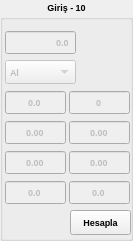
        <widget class="QGroupBox" name="groupBox_14">
         <property name="geometry">
          <rect>
           <x>1197</x>
           <y>60</y>
           <width>133</width>
           <height>241</height>
          </rect>
         </property>
         <property name="font">
          <font>
           <pointsize>7</pointsize>
           <weight>75</weight>
           <bold>true</bold>
          </font>
         </property>
         <property name="layoutDirection">
          <enum>Qt::LeftToRight</enum>
         </property>
         <property name="title">
          <string>Giriş - 10</string>
         </property>
         <property name="alignment">
          <set>Qt::AlignCenter</set>
         </property>
         <widget class="QDoubleSpinBox" name="doubleSpinBox_v_p10">
          <property name="enabled">
           <bool>false</bool>
          </property>
          <property name="geometry">
           <rect>
            <x>5</x>
            <y>30</y>
            <width>71</width>
            <height>25</height>
           </rect>
          </property>
          <property name="font">
           <font>
            <pointsize>7</pointsize>
            <weight>75</weight>
            <bold>true</bold>
           </font>
          </property>
          <property name="layoutDirection">
           <enum>Qt::LeftToRight</enum>
          </property>
          <property name="autoFillBackground">
           <bool>false</bool>
          </property>
          <property name="alignment">
           <set>Qt::AlignRight|Qt::AlignTrailing|Qt::AlignVCenter</set>
          </property>
          <property name="buttonSymbols">
           <enum>QAbstractSpinBox::NoButtons</enum>
          </property>
          <property name="decimals">
           <number>1</number>
          </property>
          <property name="maximum">
           <double>9999.000000000000000</double>
          </property>
         </widget>
         <widget class="QComboBox" name="comboBox_tel_p10">
          <property name="enabled">
           <bool>false</bool>
          </property>
          <property name="geometry">
           <rect>
            <x>5</x>
            <y>60</y>
            <width>71</width>
            <height>24</height>
           </rect>
          </property>
          <item>
           <property name="text">
            <string>Al</string>
           </property>
          </item>
          <item>
           <property name="text">
            <string>Cu</string>
           </property>
          </item>
          <item>
           <property name="text">
            <string>Diger</string>
           </property>
          </item>
         </widget>
         <widget class="QDoubleSpinBox" name="doubleSpinBox_h1_p_sipir_30">
          <property name="enabled">
           <bool>false</bool>
          </property>
          <property name="geometry">
           <rect>
            <x>69</x>
            <y>90</y>
            <width>61</width>
            <height>25</height>
           </rect>
          </property>
          <property name="alignment">
           <set>Qt::AlignCenter</set>
          </property>
          <property name="buttonSymbols">
           <enum>QAbstractSpinBox::NoButtons</enum>
          </property>
          <property name="decimals">
           <number>0</number>
          </property>
          <property name="maximum">
           <double>9000.000000000000000</double>
          </property>
         </widget>
         <widget class="QDoubleSpinBox" name="doubleSpinBox_h1_p_kesit_30">
          <property name="enabled">
           <bool>false</bool>
          </property>
          <property name="geometry">
           <rect>
            <x>69</x>
            <y>120</y>
            <width>61</width>
            <height>25</height>
           </rect>
          </property>
          <property name="font">
           <font>
            <pointsize>7</pointsize>
            <weight>75</weight>
            <bold>true</bold>
            <kerning>true</kerning>
           </font>
          </property>
          <property name="focusPolicy">
           <enum>Qt::WheelFocus</enum>
          </property>
          <property name="frame">
           <bool>true</bool>
          </property>
          <property name="alignment">
           <set>Qt::AlignCenter</set>
          </property>
          <property name="buttonSymbols">
           <enum>QAbstractSpinBox::NoButtons</enum>
          </property>
          <property name="decimals">
           <number>2</number>
          </property>
          <property name="maximum">
           <double>100000.000000000000000</double>
          </property>
         </widget>
         <widget class="QDoubleSpinBox" name="doubleSpinBox_h1_p_akim_30">
          <property name="enabled">
           <bool>false</bool>
          </property>
          <property name="geometry">
           <rect>
            <x>69</x>
            <y>180</y>
            <width>61</width>
            <height>25</height>
           </rect>
          </property>
          <property name="font">
           <font>
            <pointsize>7</pointsize>
            <weight>75</weight>
            <bold>true</bold>
            <kerning>true</kerning>
           </font>
          </property>
          <property name="focusPolicy">
           <enum>Qt::WheelFocus</enum>
          </property>
          <property name="frame">
           <bool>true</bool>
          </property>
          <property name="alignment">
           <set>Qt::AlignCenter</set>
          </property>
          <property name="buttonSymbols">
           <enum>QAbstractSpinBox::NoButtons</enum>
          </property>
          <property name="decimals">
           <number>1</number>
          </property>
          <property name="maximum">
           <double>100000.000000000000000</double>
          </property>
         </widget>
         <widget class="QDoubleSpinBox" name="doubleSpinBox_h1_p_cap_30">
          <property name="enabled">
           <bool>false</bool>
          </property>
          <property name="geometry">
           <rect>
            <x>69</x>
            <y>150</y>
            <width>61</width>
            <height>25</height>
           </rect>
          </property>
          <property name="font">
           <font>
            <pointsize>7</pointsize>
            <weight>75</weight>
            <bold>true</bold>
            <kerning>true</kerning>
           </font>
          </property>
          <property name="focusPolicy">
           <enum>Qt::WheelFocus</enum>
          </property>
          <property name="frame">
           <bool>true</bool>
          </property>
          <property name="alignment">
           <set>Qt::AlignCenter</set>
          </property>
          <property name="buttonSymbols">
           <enum>QAbstractSpinBox::NoButtons</enum>
          </property>
          <property name="decimals">
           <number>2</number>
          </property>
          <property name="maximum">
           <double>100000.000000000000000</double>
          </property>
         </widget>
         <widget class="QDoubleSpinBox" name="doubleSpinBox_h1_p_sipir_10">
          <property name="enabled">
           <bool>false</bool>
          </property>
          <property name="geometry">
           <rect>
            <x>5</x>
            <y>90</y>
            <width>61</width>
            <height>25</height>
           </rect>
          </property>
          <property name="alignment">
           <set>Qt::AlignCenter</set>
          </property>
          <property name="buttonSymbols">
           <enum>QAbstractSpinBox::NoButtons</enum>
          </property>
          <property name="decimals">
           <number>1</number>
          </property>
          <property name="maximum">
           <double>9000.000000000000000</double>
          </property>
         </widget>
         <widget class="QDoubleSpinBox" name="doubleSpinBox_h1_p_kesit_10">
          <property name="enabled">
           <bool>false</bool>
          </property>
          <property name="geometry">
           <rect>
            <x>5</x>
            <y>120</y>
            <width>61</width>
            <height>25</height>
           </rect>
          </property>
          <property name="font">
           <font>
            <pointsize>7</pointsize>
            <weight>75</weight>
            <bold>true</bold>
            <kerning>true</kerning>
           </font>
          </property>
          <property name="focusPolicy">
           <enum>Qt::WheelFocus</enum>
          </property>
          <property name="frame">
           <bool>true</bool>
          </property>
          <property name="alignment">
           <set>Qt::AlignCenter</set>
          </property>
          <property name="buttonSymbols">
           <enum>QAbstractSpinBox::NoButtons</enum>
          </property>
          <property name="decimals">
           <number>2</number>
          </property>
          <property name="maximum">
           <double>100000.000000000000000</double>
          </property>
         </widget>
         <widget class="QDoubleSpinBox" name="doubleSpinBox_h1_p_cap_10">
          <property name="enabled">
           <bool>false</bool>
          </property>
          <property name="geometry">
           <rect>
            <x>5</x>
            <y>150</y>
            <width>61</width>
            <height>25</height>
           </rect>
          </property>
          <property name="font">
           <font>
            <pointsize>7</pointsize>
            <weight>75</weight>
            <bold>true</bold>
            <kerning>true</kerning>
           </font>
          </property>
          <property name="focusPolicy">
           <enum>Qt::WheelFocus</enum>
          </property>
          <property name="frame">
           <bool>true</bool>
          </property>
          <property name="alignment">
           <set>Qt::AlignCenter</set>
          </property>
          <property name="buttonSymbols">
           <enum>QAbstractSpinBox::NoButtons</enum>
          </property>
          <property name="decimals">
           <number>2</number>
          </property>
          <property name="maximum">
           <double>100000.000000000000000</double>
          </property>
         </widget>
         <widget class="QDoubleSpinBox" name="doubleSpinBox_h1_p_akim_10">
          <property name="enabled">
           <bool>false</bool>
          </property>
          <property name="geometry">
           <rect>
            <x>5</x>
            <y>180</y>
            <width>61</width>
            <height>25</height>
           </rect>
          </property>
          <property name="font">
           <font>
            <pointsize>7</pointsize>
            <weight>75</weight>
            <bold>true</bold>
            <kerning>true</kerning>
           </font>
          </property>
          <property name="focusPolicy">
           <enum>Qt::WheelFocus</enum>
          </property>
          <property name="frame">
           <bool>true</bool>
          </property>
          <property name="alignment">
           <set>Qt::AlignCenter</set>
          </property>
          <property name="buttonSymbols">
           <enum>QAbstractSpinBox::NoButtons</enum>
          </property>
          <property name="decimals">
           <number>1</number>
          </property>
          <property name="maximum">
           <double>100000.000000000000000</double>
          </property>
         </widget>
         <widget class="QPushButton" name="pushButton_h1_p_buton_10">
          <property name="geometry">
           <rect>
            <x>70</x>
            <y>210</y>
            <width>61</width>
            <height>25</height>
           </rect>
          </property>
          <property name="text">
           <string>Hesapla</string>
          </property>
         </widget>
         <widget class="QLabel" name="label_kesit_error_10">
          <property name="geometry">
           <rect>
            <x>100</x>
            <y>60</y>
            <width>20</width>
            <height>20</height>
           </rect>
          </property>
          <property name="text">
           <string/>
          </property>
          <property name="pixmap">
           <pixmap resource="icons.qrc">:/staticfiles/icons/warning.png</pixmap>
          </property>
          <property name="scaledContents">
           <bool>true</bool>
          </property>
         </widget>
         <widget class="QLabel" name="label_kesit_ok_10">
          <property name="geometry">
           <rect>
            <x>100</x>
            <y>40</y>
            <width>21</width>
            <height>21</height>
           </rect>
          </property>
          <property name="text">
           <string/>
          </property>
          <property name="pixmap">
           <pixmap resource="icons.qrc">:/staticfiles/icons/checked.png</pixmap>
          </property>
          <property name="scaledContents">
           <bool>true</bool>
          </property>
         </widget>
        </widget>
